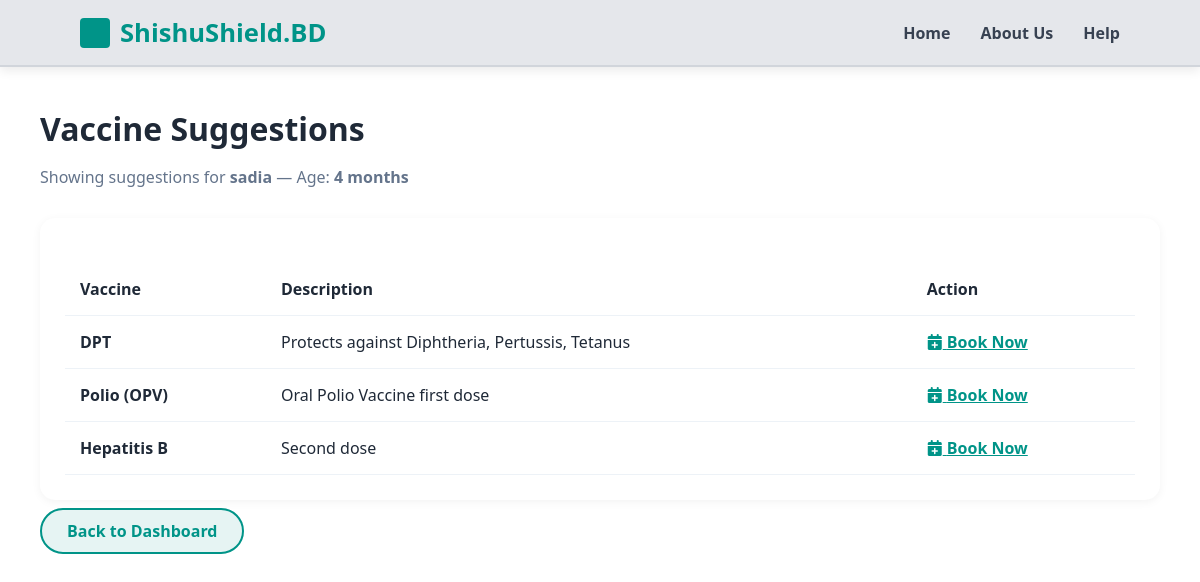
Screenshot of /vaccination/suggestions/1/ with the database file from the repository.
### vaccination/models.py (models this page shows, shortened)
class Child(models.Model):
    GENDER_CHOICES = (
        ('male', 'Male'),
        ('female', 'Female'),
    )
    parent = models.ForeignKey(Parent, on_delete=models.CASCADE)
    name = models.CharField(max_length=100)
    date_of_birth = models.DateField()
    gender = models.CharField(max_length=10, choices=GENDER_CHOICES)

class Vaccine(models.Model):
    name = models.CharField(max_length=100)
    description = models.TextField()

### vaccination/views.py (the view)
# urls.py: path('suggestions/<int:child_id>/', views.vaccine_suggestions, name='vaccine_suggestions'),
def vaccine_suggestions(request, child_id):
    child = Child.objects.get(pk=child_id)
    completed_vaccines = Appointment.objects.filter(
        child=child,
        status='completed'
    ).values_list('vaccine__name', flat=True)
    today = date.today()
    age_in_months = (today.year - child.date_of_birth.year) * 12 + (today.month - child.date_of_birth.month)
    all_suggestions = []
    if age_in_months <= 2:
        all_suggestions = [
            {'vaccine': 'BCG', 'description': 'Protects against Tuberculosis'},
            {'vaccine': 'Hepatitis B', 'description': 'First dose at birth'},
        ]
    elif age_in_months <= 4:
        all_suggestions = [
            {'vaccine': 'DPT', 'description': 'Protects against Diphtheria, Pertussis, Tetanus'},
            {'vaccine': 'Polio (OPV)', 'description': 'Oral Polio Vaccine first dose'},
            {'vaccine': 'Hepatitis B', 'description': 'Second dose'},
        ]
    elif age_in_months <= 6:
        all_suggestions = [
            {'vaccine': 'DPT', 'description': 'Second dose'},
            {'vaccine': 'Polio (OPV)', 'description': 'Second dose'},
            {'vaccine': 'Influenza', 'description': 'Protects against seasonal flu'},
        ]
    elif age_in_months <= 12:
        all_suggestions = [
            {'vaccine': 'DPT', 'description': 'Third dose booster'},
            {'vaccine': 'Polio (OPV)', 'description': 'Third dose'},
            {'vaccine': 'Hepatitis B', 'description': 'Third dose'},
        ]
    elif age_in_months <= 18:
        all_suggestions = [
            {'vaccine': 'MMR', 'description': 'Protects against Measles, Mumps, Rubella'},
            {'vaccine': 'Varicella', 'description': 'Protects against Chickenpox'},
        ]
    elif age_in_months <= 24:
        all_suggestions = [
            {'vaccine': 'MMR', 'description': 'Second dose booster'},
            {'vaccine': 'Hepatitis A', 'description': 'Protects against Hepatitis A'},
        ]
    else:
        all_suggestions = [
            {'vaccine': 'Tdap', 'description': 'Tetanus, Diphtheria booster'},
            {'vaccine': 'HPV', 'description': 'Protects against Human Papillomavirus'},
        ]
    suggestions = [
        s for s in all_suggestions
        if s['vaccine'] not in completed_vaccines
    ]
    return render(request, 'vaccine_suggestions.html', {
        'child': child,
        'suggestions': suggestions,
        'age_in_months': age_in_months,
    })

### templates/vaccine_suggestions.html (shortened to what this page needs)
{% extends 'base.html' %}
{% block content %}
<div class="main-dashboard">
    <div class="welcome-header" style="margin-bottom: 30px;">
        <h1>Vaccine Suggestions</h1>
        <p style="color: #64748b;">
            Showing suggestions for <strong>{{ child.name }}</strong> —
            Age: <strong>{{ age_in_months }} months</strong>
        </p>
    </div>
    <div class="appointments-section">
        <table class="appt-table">
            <thead>
                <tr>
                    <th>Vaccine</th>
                    <th>Description</th>
                    <th>Action</th>
                </tr>
            </thead>
            <tbody>
                {% for suggestion in suggestions %}
                <tr>
                    <td><strong>{{ suggestion.vaccine }}</strong></td>
                    <td>{{ suggestion.description }}</td>
                    <td>
                        <a href="{% url 'appointment_create_prefilled' child.pk suggestion.vaccine %}"
                            style="color: var(--primary-teal); font-weight: bold;">
                            <i class="fas fa-calendar-plus"></i> Book Now
                        </a>
                    </td>
                </tr>
                {% endfor %}
            </tbody>
        </table>
    </div>
    <div style="margin-top: 20px;">
        <a href="{% url 'parent_dashboard' %}" class="btn-sec"
        style="text-decoration: none; padding: 10px 25px;">
            Back to Dashboard
        </a>
    </div>
</div>
{% endblock %}

### static/css/style.css (style rules this page uses)
:root { --primary-teal: #009488; --dark-teal: #007a70; --register-green: #2d6a4f; --text-dark: #1f2937; --bg-light: #f3f4f6; }
body { margin: 0; font-family: 'Segoe UI', Tahoma, Geneva, Verdana, sans-serif; background-color: #ffffff; color: var(--text-dark); }
.btn-sec { background-color: #e6f4f3; color: var(--primary-teal); border: 2px solid var(--primary-teal); padding: 13px 43px; border-radius: 50px; font-weight: bold; font-size: 1rem; cursor: pointer; transition: all 0.3s ease; }
.main-dashboard { flex: 1; padding: 40px; }
.welcome-header h1 { color: var(--text-dark); margin: 0; }
.appointments-section { background: white; padding: 25px; border-radius: 15px; box-shadow: 0 2px 10px rgba(0,0,0,0.05); }
.appt-table { width: 100%; border-collapse: collapse; margin-top: 20px; }
.appt-table th, .appt-table td { text-align: left; padding: 15px; border-bottom: 1px solid #edf2f7; }

### rows the page displays
Child: name "sadia"
Vaccine: vaccine "DPT", description "Protects against Diphtheria, Pertussis, Tetanus"
Vaccine: vaccine "Polio (OPV)", description "Oral Polio Vaccine first dose"
Vaccine: vaccine "Hepatitis B", description "Second dose"
